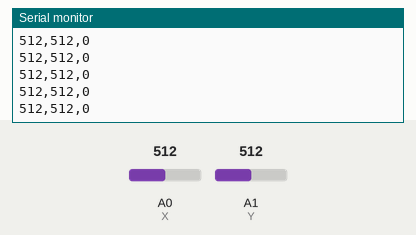
Recording of a sketch running on a simulated Arduino Uno, built with avr-gcc and run on an emulated ATmega328P. Shown: the last lines printed to the serial monitor. The inputs (shaded band) are chosen by the test bench; at power-on: A0 (X) = 512, A1 (Y) = 512.

Above: at 1.2 s.
1.3 s: A0 (X) set to 983
At 1.9 s:
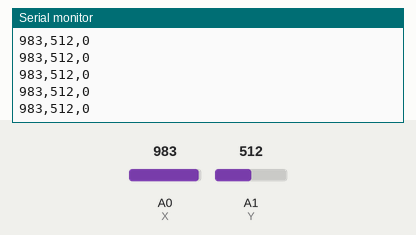
2.8 s: A0 (X) set to 1008
At 3.9 s:
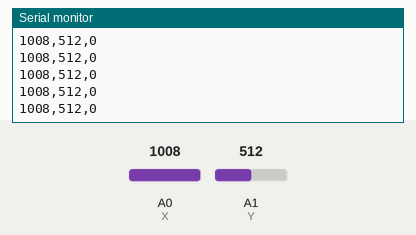
Timing chart, 0 to 5.8 s (numbered marks = the images above; inputs shaded):
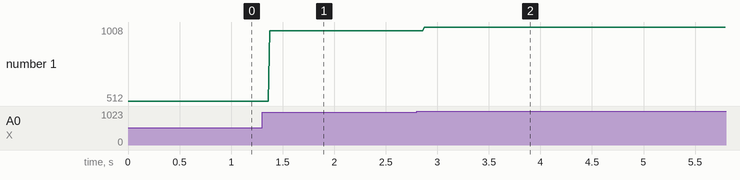

The sketch:

joystick.ino
```cpp
// https://www.dfrobot.com/wiki/index.php/Joystick_Module_For_Arduino_SKU:DFR0061
int X = 0;
int Y = 1;
int Z = 0;

void setup() {
  pinMode(Z, INPUT);
  Serial.begin(9600);
}

void loop() {
  int x, y, z;
  x = analogRead(X);
  y = analogRead(Y);
  z = digitalRead(Z);
  Serial.print(x, DEC);
  Serial.print(",");
  Serial.print(y, DEC);
  Serial.print(",");
  Serial.println(z, DEC);
}
```

Measured:
- after the input at 1.3 s, the serial monitor: prints a new line after 0.07 s (image 1)
- after the input at 2.8 s, the serial monitor: prints a new line after 0.07 s (image 2)
- plotted number 1: 512 → 983 after the input at 1.3 s, 983 → 1008 after the input at 2.8 s
